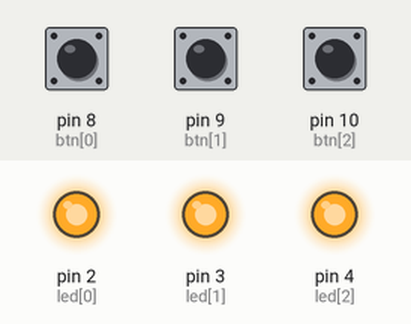
This sketch was run on a simulated Arduino Uno, built with avr-gcc and run on an emulated ATmega328P. Parts: output pins drawn as LEDs (lit = HIGH). The test bench sets the inputs (shaded band); at power-on: pin 8 (btn[0]) LOW, pin 9 (btn[1]) LOW, pin 10 (btn[2]) LOW. EEPROM starts erased.

Above: at 1.2 s.
1.3 s: pin 8 (btn[0]) pulled HIGH for 0.15 s
At 2.7 s:
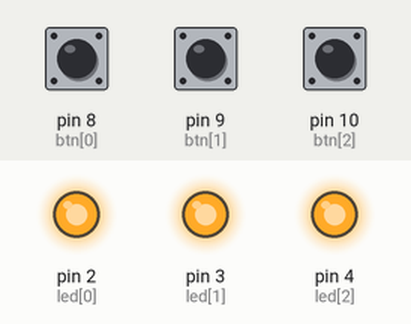
3.0 s: pin 9 (btn[1]) pulled HIGH for 0.15 s
At 3.11 s:
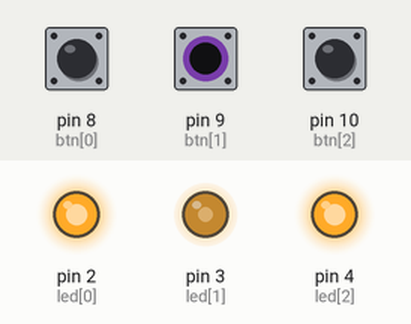
4.7 s: pin 10 (btn[2]) pulled HIGH for 1 s
7.7 s: pin 10 (btn[2]) pulled HIGH for 0.15 s
At 9.0 s:
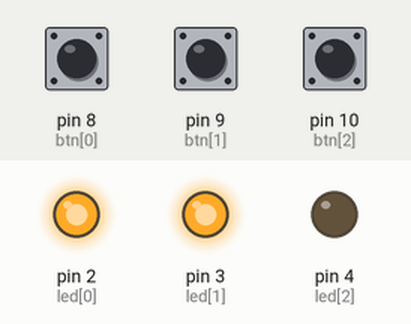
9.3 s: pin 8 (btn[0]) pulled HIGH for 1 s
At 9.67 s:
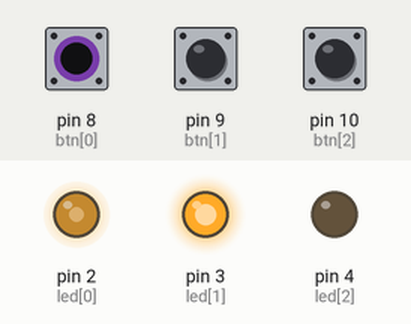
12.3 s: pin 9 (btn[1]) pulled HIGH for 1 s
At 12.41 s:
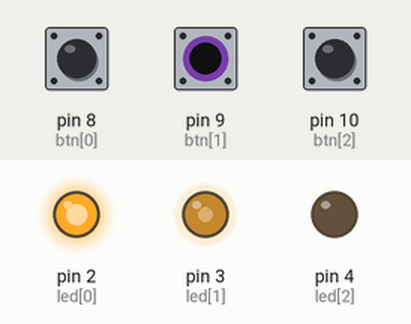
Timing chart, 0 to 15.3 s (numbered marks = the images above; inputs shaded):
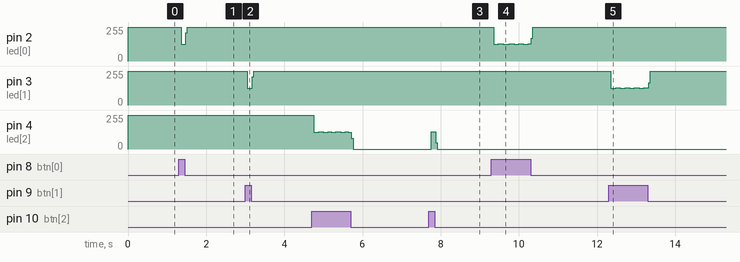

Measured:
- after the input at 1.3 s, pin 2 (led[0]): 255/255 → 124/255 after 0.06 s, → 255/255 0.12 s later
- after the input at 3.0 s, pin 3 (led[1]): 255/255 → 124/255 after 0.06 s, → 255/255 0.12 s later
- after the input at 7.7 s, pin 4 (led[2]): 0/255 → 131/255 after 0.06 s, → 0/255 0.12 s later
- after the input at 9.3 s, pin 2 (led[0]): 255/255 → 124/255 after 0.06 s, → 131/255 0.12 s later, → 125/255 0.12 s later, → 131/255 0.16 s later, … (10 changes in this stretch)
- after the input at 12.3 s, pin 3 (led[1]): 255/255 → 124/255 after 0.06 s, → 131/255 0.12 s later, → 124/255 0.12 s later, → 131/255 0.12 s later, … (10 changes in this stretch)

The sketch:

test_EEPROM.ino
```cpp
#include <EEPROM.h>
#define MAX_I 3

int led[MAX_I] = {2, 3, 4};  // Светодиоды подключены к 2, 3, 4 пинам
int btn[MAX_I] = {8, 9, 10}; // Кнопки подключены к 8, 9, 10

// the setup routine runs once when you press reset:
void setup() {
  // инициализация светодиодов и кнопок
  for (int i = 0; i < MAX_I; i++)
    pinMode(led[i], OUTPUT);
  for (int i = 0; i < MAX_I; i++)
    pinMode(btn[i], INPUT);
  sig(); // При старте вызовем функциию показа состояния
}

// the loop routine runs over and over again forever:
void loop() {
  for (int i = 0; i < MAX_I; i++)
  { if (digitalRead(btn[i]) == HIGH) // Если кнопка нажата
      EEPROM[i] = !EEPROM[i];        // Переключим значение в памяти
  }
  sig();
}
void sig(void) {
  // Зажигаем и гасим светодиоды соответственно значению в памяти
  for (int i = 0; i < MAX_I; i++)
    digitalWrite(led[i], EEPROM[i]);
}
```
